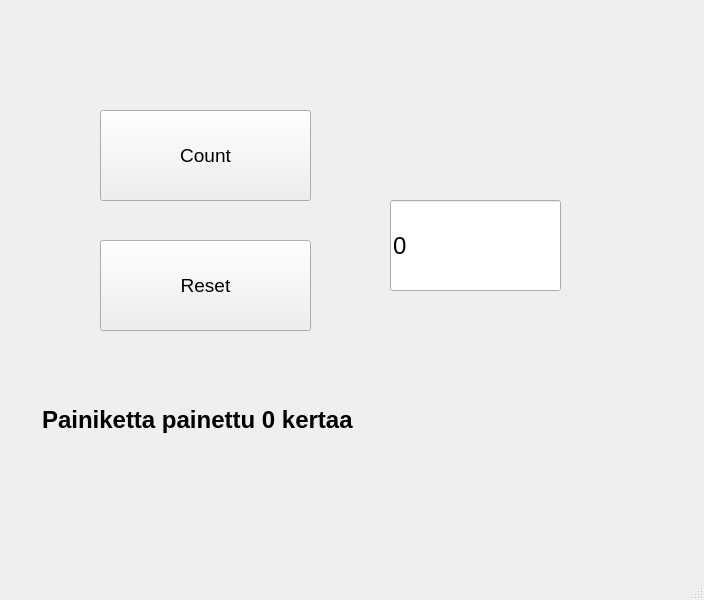
<?xml version="1.0" encoding="UTF-8"?>
<ui version="4.0">
 <class>MainWindow</class>
 <widget class="QMainWindow" name="MainWindow">
  <property name="geometry">
   <rect>
    <x>0</x>
    <y>0</y>
    <width>704</width>
    <height>600</height>
   </rect>
  </property>
  <property name="cursor">
   <cursorShape>ArrowCursor</cursorShape>
  </property>
  <property name="windowTitle">
   <string>MainWindow</string>
  </property>
  <widget class="QWidget" name="centralwidget">
   <widget class="QPushButton" name="btnCount">
    <property name="geometry">
     <rect>
      <x>100</x>
      <y>110</y>
      <width>211</width>
      <height>91</height>
     </rect>
    </property>
    <property name="font">
     <font>
      <pointsize>14</pointsize>
     </font>
    </property>
    <property name="text">
     <string>Count</string>
    </property>
   </widget>
   <widget class="QPushButton" name="btnReset">
    <property name="geometry">
     <rect>
      <x>100</x>
      <y>240</y>
      <width>211</width>
      <height>91</height>
     </rect>
    </property>
    <property name="font">
     <font>
      <pointsize>14</pointsize>
     </font>
    </property>
    <property name="text">
     <string>Reset</string>
    </property>
   </widget>
   <widget class="QLineEdit" name="txtResult">
    <property name="geometry">
     <rect>
      <x>390</x>
      <y>200</y>
      <width>171</width>
      <height>91</height>
     </rect>
    </property>
    <property name="font">
     <font>
      <pointsize>18</pointsize>
     </font>
    </property>
    <property name="text">
     <string>0</string>
    </property>
   </widget>
   <widget class="QLabel" name="labelInfo">
    <property name="geometry">
     <rect>
      <x>42</x>
      <y>399</y>
      <width>401</width>
      <height>41</height>
     </rect>
    </property>
    <property name="font">
     <font>
      <pointsize>18</pointsize>
      <bold>true</bold>
     </font>
    </property>
    <property name="text">
     <string>Painiketta painettu 0 kertaa</string>
    </property>
   </widget>
  </widget>
  <widget class="QMenuBar" name="menubar">
   <property name="geometry">
    <rect>
     <x>0</x>
     <y>0</y>
     <width>704</width>
     <height>21</height>
    </rect>
   </property>
  </widget>
  <widget class="QStatusBar" name="statusbar"/>
 </widget>
 <resources/>
 <connections/>
</ui>
